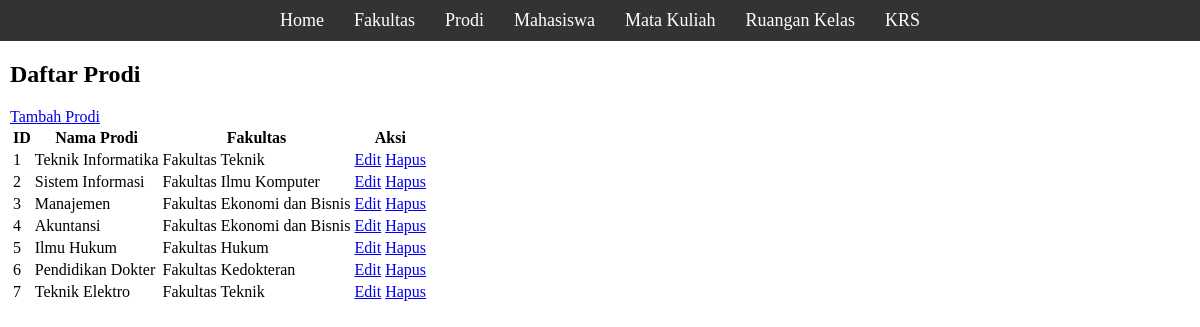
The app's page /page/prodi/index.php with its own data.
### tables this page shows
CREATE TABLE Prodi (
    id INT AUTO_INCREMENT PRIMARY KEY,
    name VARCHAR(255) NOT NULL,
    idFakultas INT,
    FOREIGN KEY (idFakultas) REFERENCES Fakultas(id) ON DELETE CASCADE
);

CREATE TABLE Fakultas (
    id INT AUTO_INCREMENT PRIMARY KEY,
    name VARCHAR(255) NOT NULL
);

### page/prodi/index.php (the view, shortened to what this page needs)
<?php
include "../../config/conn.php";
$query = "SELECT Prodi.id, Prodi.name, Fakultas.name AS fakultas_name
          FROM Prodi
          LEFT JOIN Fakultas ON Prodi.idFakultas = Fakultas.id";
$result = mysqli_query($conn, $query);
?>
<!DOCTYPE html>
<html lang="en">
<head>
  <link rel="stylesheet" href="../../style.css">
</head>
<body>
  <header>
    <nav>
      <a href="../../dashboard.php">Home</a>
      <a href="../fakultas/index.php">Fakultas</a>
      <a href="../prodi/index.php">Prodi</a>
      <a href="../mahasiswa/index.php">Mahasiswa</a>
      <a href="../matakuliah/index.php">Mata Kuliah</a>
      <a href="../ruangankelas/index.php">Ruangan Kelas</a>
      <a href="../krs/index.php">KRS</a>
    </nav>
  </header>
  <main>
    <h2>Daftar Prodi</h2>
    <a href="create.php">Tambah Prodi</a>
    <table>
      <tr>
        <th>ID</th>
        <th>Nama Prodi</th>
        <th>Fakultas</th>
        <th>Aksi</th>
      </tr>
      <?php while ($row = mysqli_fetch_assoc($result)): ?>
        <tr>
          <td><?= $row['id'] ?></td>
          <td><?= $row['name'] ?></td>
          <td><?= $row['fakultas_name'] ?></td>
          <td>
            <a href="edit.php?id=<?= $row['id'] ?>">Edit</a>
            <a href="../../controller/ProdiController.php?action=delete&id=<?= $row['id'] ?>">Hapus</a>
          </td>
        </tr>
      <?php endwhile; ?>
    </table>
  </main>
</body>
</html>

### style.css (style rules this page uses)
body { margin: 0; }
main { margin: 10px; }
header { background-color: #333; justify-content: center; display: flex; align-items: center; padding: 10px; }

### records on screen
prodi: id "1", name "Teknik Informatika", idFakultas.name "Fakultas Teknik"
prodi: id "2", name "Sistem Informasi", idFakultas.name "Fakultas Ilmu Komputer"
prodi: id "3", name "Manajemen", idFakultas.name "Fakultas Ekonomi dan Bisnis"
prodi: id "4", name "Akuntansi", idFakultas.name "Fakultas Ekonomi dan Bisnis"
prodi: id "5", name "Ilmu Hukum", idFakultas.name "Fakultas Hukum"
prodi: id "6", name "Pendidikan Dokter", idFakultas.name "Fakultas Kedokteran"
prodi: id "7", name "Teknik Elektro", idFakultas.name "Fakultas Teknik"
